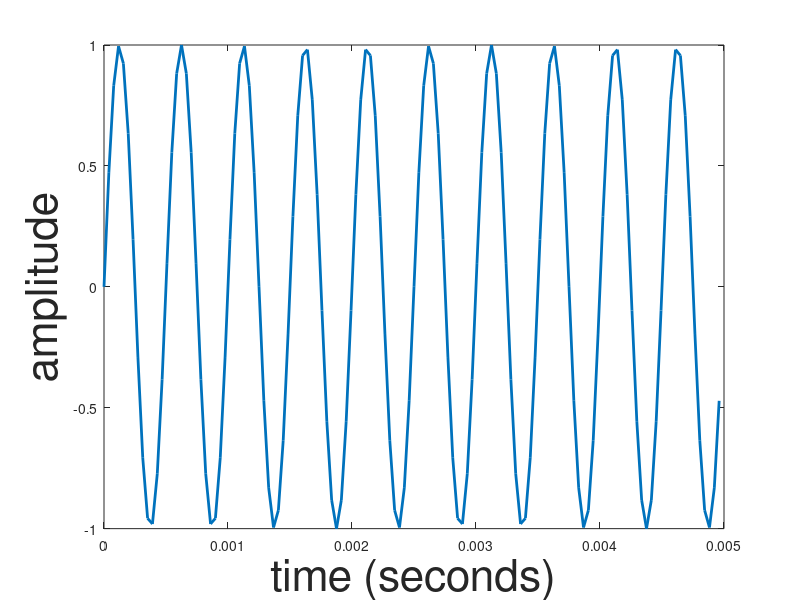
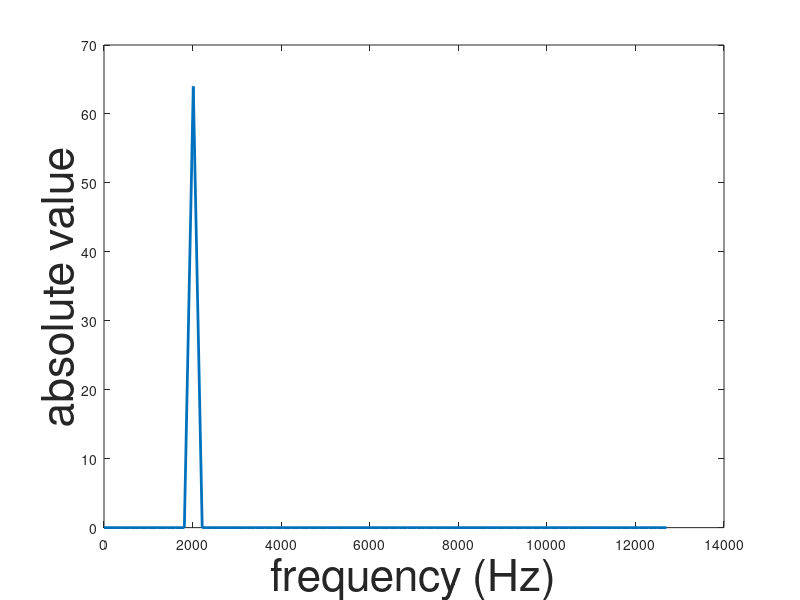

Recreate these plots in MATLAB, in order.
%% Simulate a sine wave + noise in MATLAB and see the effect of SNR on both time domain and frequency domain
% role: important.
% status : complete

%% Basic setup
clc;
close all;

%% Initialising variables
f                   = 2000; %the main frequency
Fs                = 25600;  %sampling frequency
Ts                 = 1/Fs;  %sampling interval
N                  = 128;   %number of intervals

SNR             = 1000000;                                     %signal to noise ratio
SNR_weight = 10^(-1*SNR*0.05);          %SNR multiplying factor

t          = (0:N-1)*Ts;                                 %time matrix
new_mat    = zeros(1,N);                          %initialising noise included signal

%% creating the sine wave
y = sin(2*pi*f*t);                                       %signal vector

%% adding the noise
new_mat = y + SNR_weight*rand(1,N);   %noise included signal vector

%% plotting the wave in the time domain
time_axis = linspace(0,(N-1)*Ts,N);         %creating the time axis

figure(1)
plot(time_axis,new_mat,'linewidth',2);     %plotting the signal in time domain
xlabel('time (seconds)','FontSize',32)
ylabel('amplitude','FontSize',32)

%% taking the fourier transform
NFFT = N;                                               %number of frequency samples
fend = (NFFT-1)*Fs/NFFT;                      %finding the end frequency
w_axis = linspace(0,fend/2,NFFT/2);      %creating the spacing

Fourier = fft(new_mat,NFFT);                 %taking the fourier transform

%% plotting the frequency domain
w = 1:NFFT/2;
figure(2)
plot(w_axis,abs(Fourier(1,w)),'linewidth',2);              %plotting the fourier matrix
xlabel('frequency (Hz)','FontSize',32)
ylabel('absolute value','FontSize',32)


